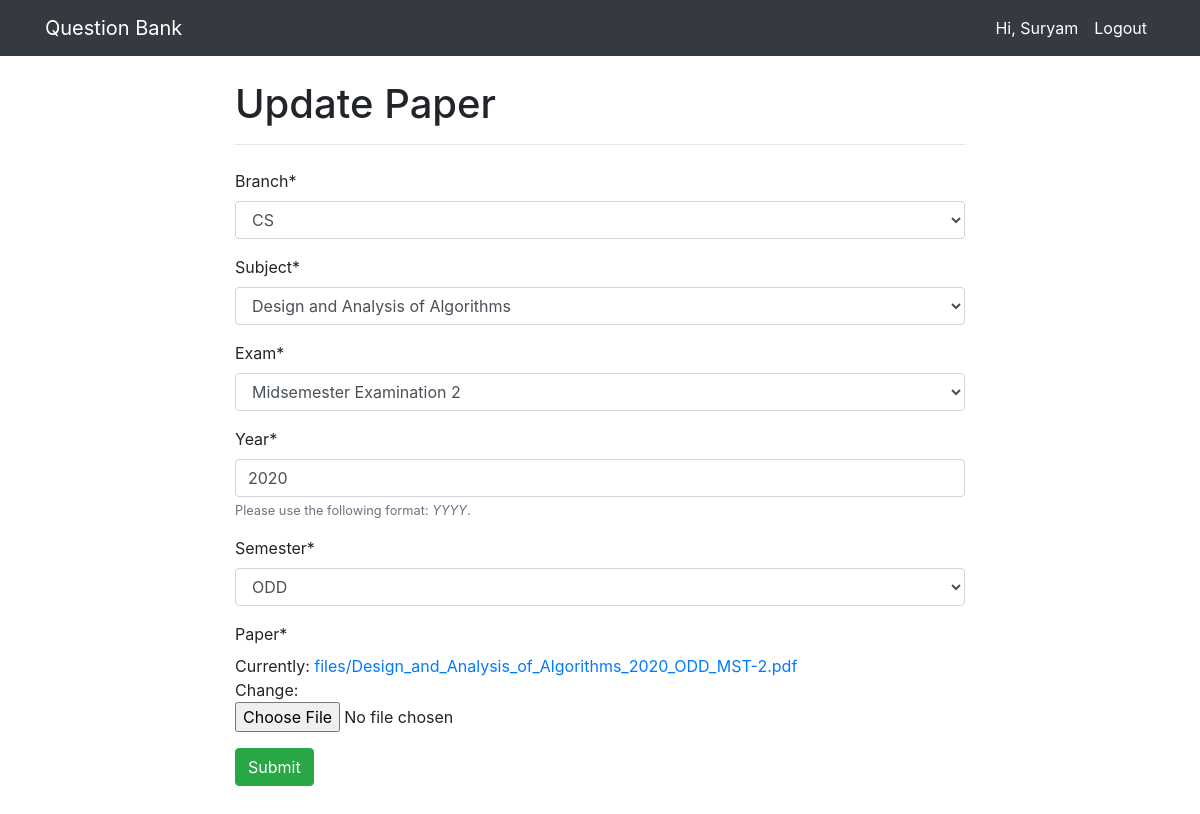
/paper/19/update (signed in), run on the app's committed database.
### accounts/models.py (models this page shows, shortened)
class CustomUser(AbstractUser):
    pass

### questions/models.py (models this page shows, shortened)
class QuestionPaper(models.Model):
    branch = models.ForeignKey(Branch, on_delete=models.CASCADE)
    subject = ChainedForeignKey(
        Subject,
        on_delete=models.CASCADE,
        chained_field="branch",
        chained_model_field="branch",
    )
    year = models.PositiveIntegerField(
        validators=[
            MinValueValidator(2000),
            MaxValueValidator(datetime.date.today().year),
        ],
        help_text="Please use the following format: <em>YYYY</em>.",
    )
    semester = models.CharField(
        max_length=4,
        choices=SEMESTER_CHOICES,
        default='ODD',
    )
    exam = models.CharField(
        max_length=7,
        choices=EXAM_CHOICES,
        default='MST-1',
    )
    paper = models.FileField(
        upload_to=filePath,
        null=True,
        validators=[
            FileExtensionValidator(['pdf'])
        ],
    )
    author = models.ForeignKey(get_user_model(), on_delete=models.CASCADE,)
    uploaded_at = models.DateTimeField(auto_now_add=True)
    updated_at = models.DateTimeField(auto_now=True)
    class Meta:
        constraints = [
            models.UniqueConstraint(
                fields=['subject', 'year', 'semester', 'exam'],
                name='unique paper'
            ),
        ]

### questions/views.py (the view)
# urls.py: path('paper/<int:pk>/update', PaperUpdateView.as_view(), name='update'),
class PaperUpdateView(LoginRequiredMixin, UserPassesTestMixin, UpdateView):
    model = QuestionPaper
    fields = ['branch', 'subject', 'exam', 'year', 'semester', 'paper']
    template_name = 'questions/update.html'
    success_url = reverse_lazy('mylist')
    def test_func(self):
        return self.get_object().author == self.request.user

### questions/models.py (called while the page is built)
    def __str__(self):
        return self.name

    def __str__(self):
        return self.subject_name

### templates/questions/update.html
{% extends 'questions/create.html' %}
{% block heading %}
    Update Paper
{% endblock heading %}

### templates/questions/create.html (shortened to what this page needs)
{% extends 'base.html' %}
{% load crispy_forms_tags %}
{% block content %}
    <h1>
        {% block heading %}{% endblock heading %}
    </h1>
    <hr>
    <form method="post" enctype="multipart/form-data" class="my-4">
        {{ form|crispy }}
        <button type="submit" class="btn btn-success">Submit</button>
    </form>
{% endblock content%}

### templates/navbar.html (shortened to what this page needs)
<nav class="navbar navbar-expand-lg navbar-dark bg-dark">
    <div class="container">
        <a class="navbar-brand" href="{% url 'home' %}">Question Bank</a>
        <div class="collapse navbar-collapse" id="navbarSupportedContent">
            <ul class="navbar-nav text-right ml-auto mb-2 mb-lg-0">
                {% if user.is_authenticated %}
                <li class="nav-item">
                    <a class="nav-link active" href="{% url 'profile' %}">Hi, {{ user.first_name }}</a>
                </li>
                <li class="nav-item">
                    <a class="nav-link active" href="{% url 'logout' %}">Logout</a>
                </li>
                {% endif %}
            </ul>
        </div>
    </div>
</nav>

### data on the page
CustomUser: first_name "Suryam"
QuestionPaper: branch "CS", subject "Design and Analysis of Algorithms", exam "Midsemester Examination 2", year "2020", semester "ODD"
